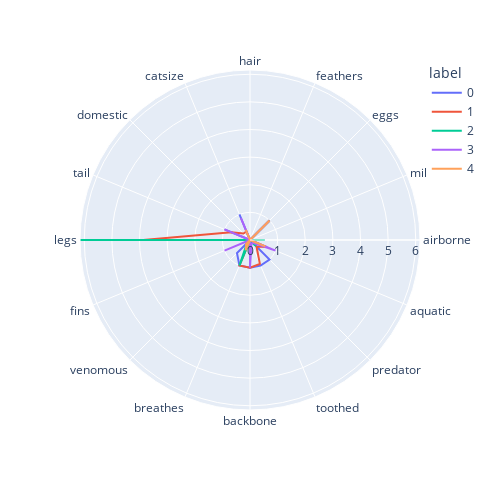

Source (notebook cell):
### Code cell
fig4 = px.line_polar(polar , r = "value" , theta = "variable" , color = "label" , line_close = True , height = 500 , width = 500)
fig4.show()

### Figure 1 — Plotly figure (JSON) as saved in the notebook; plotly's stock layout.template omitted (floating-point values rounded to 4 significant figures)
{"data": [{"hovertemplate": "label=0<br>value=%{r}<br>variable=%{theta}<extra></extra>", "legendgroup": "0", "line": {"color": "#636efa", "dash": "solid"}, "marker": {"symbol": "circle"}, "mode": "lines", "name": "0", "r": [0, 0, 1, 0, 0, 0, 1, 1, 1, 1, 0.6667, 0, 0, 1, 0, 1, 0], "showlegend": true, "subplot": "polar", "theta": ["hair", "feathers", "eggs", "milk", "airborne", "aquatic", "predator", "toothed", "backbone", "breathes", "venomous", "fins", "legs", "tail", "domestic", "catsize", "hair"], "type": "scatterpolar"}, {"hovertemplate": "label=1<br>value=%{r}<br>variable=%{theta}<extra></extra>", "legendgroup": "1", "line": {"color": "#EF553B", "dash": "solid"}, "marker": {"symbol": "circle"}, "mode": "lines", "name": "1", "r": [0, 0, 1, 0, 0, 0.6667, 0.3333, 0.9333, 1, 1, 0, 0, 3.867, 0.7333, 0.3333, 0.3333, 0], "showlegend": true, "subplot": "polar", "theta": ["hair", "feathers", "eggs", "milk", "airborne", "aquatic", "predator", "toothed", "backbone", "breathes", "venomous", "fins", "legs", "tail", "domestic", "catsize", "hair"], "type": "scatterpolar"}, {"hovertemplate": "label=2<br>value=%{r}<br>variable=%{theta}<extra></extra>", "legendgroup": "2", "line": {"color": "#00cc96", "dash": "solid"}, "marker": {"symbol": "circle"}, "mode": "lines", "name": "2", "r": [0.07692, 0, 1, 0, 0.5385, 0, 0.3077, 0.07692, 0, 1, 0.1538, 0, 6.154, 0, 0, 0, 0.07692], "showlegend": true, "subplot": "polar", "theta": ["hair", "feathers", "eggs", "milk", "airborne", "aquatic", "predator", "toothed", "backbone", "breathes", "venomous", "fins", "legs", "tail", "domestic", "catsize", "hair"], "type": "scatterpolar"}, {"hovertemplate": "label=3<br>value=%{r}<br>variable=%{theta}<extra></extra>", "legendgroup": "3", "line": {"color": "#ab63fa", "dash": "solid"}, "marker": {"symbol": "circle"}, "mode": "lines", "name": "3", "r": [0, 0, 1, 0, 0, 1, 0.1429, 0.1429, 1, 0, 0, 1, 0, 1, 0, 0.8571, 0], "showlegend": true, "subplot": "polar", "theta": ["hair", "feathers", "eggs", "milk", "airborne", "aquatic", "predator", "toothed", "backbone", "breathes", "venomous", "fins", "legs", "tail", "domestic", "catsize", "hair"], "type": "scatterpolar"}, {"hovertemplate": "label=4<br>value=%{r}<br>variable=%{theta}<extra></extra>", "legendgroup": "4", "line": {"color": "#FFA15A", "dash": "solid"}, "marker": {"symbol": "circle"}, "mode": "lines", "name": "4", "r": [0, 0, 1, 0, 0, 0.6, 0, 0, 0, 0.4, 0.2, 0, 0, 0, 0, 0.4, 0], "showlegend": true, "subplot": "polar", "theta": ["hair", "feathers", "eggs", "milk", "airborne", "aquatic", "predator", "toothed", "backbone", "breathes", "venomous", "fins", "legs", "tail", "domestic", "catsize", "hair"], "type": "scatterpolar"}], "layout": {"height": 500, "legend": {"title": {"text": "label"}, "tracegroupgap": 0}, "margin": {"t": 60}, "polar": {"angularaxis": {"direction": "clockwise", "rotation": 90}, "domain": {"x": [0, 1], "y": [0, 1]}}, "width": 500}}
